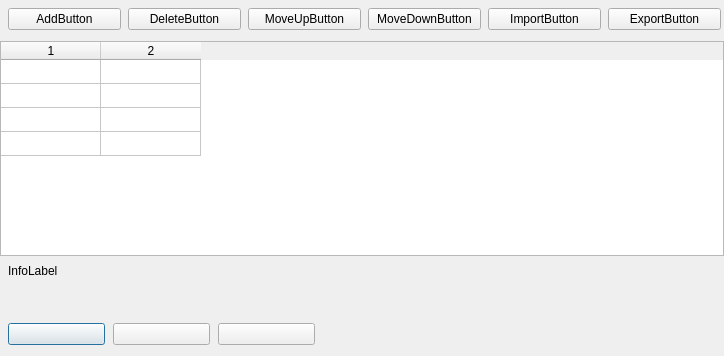
<?xml version="1.0" encoding="UTF-8"?>
<ui version="4.0">
  <class>LinkFileEditForm</class>
  <widget class="QDialog" name="LinkFileEditForm">
    <property name="geometry"><rect><x>0</x><y>0</y><width>724</width><height>356</height></rect></property>
    <property name="windowTitle"><string>LinkFileEditForm</string></property>
    <property name="vclPosition" stdset="0"><string notr="true">poOwnerFormCenter</string></property>
    <property name="vclBorderIcons" stdset="0"><string notr="true">biSystemMenu,biMaximize</string></property>
    <property name="vclKeyPreview" stdset="0"><bool>true</bool></property>
    <property name="vclMinWidth" stdset="0"><number>740</number></property>
    <property name="vclMinHeight" stdset="0"><number>250</number></property>
    <property name="vclDesignWidth" stdset="0"><number>724</number></property>
    <property name="vclDesignHeight" stdset="0"><number>356</number></property>
    <widget class="QTableWidget" name="Tab">
      <property name="geometry"><rect><x>0</x><y>41</y><width>724</width><height>215</height></rect></property>
      <property name="vclAlign" stdset="0"><string notr="true">alClient</string></property>
      <property name="columnCount"><number>2</number></property>
      <property name="rowCount"><number>4</number></property>
      <property name="vclFixedCols" stdset="0"><number>0</number></property>
      <property name="vclFixedRows" stdset="0"><number>1</number></property>
      <attribute name="verticalHeaderVisible"><bool>false</bool></attribute>
      <attribute name="verticalHeaderDefaultSectionSize"><number>24</number></attribute>
    </widget>
    <widget class="QFrame" name="TopPanel">
      <property name="geometry"><rect><x>0</x><y>0</y><width>724</width><height>41</height></rect></property>
      <property name="vclAlign" stdset="0"><string notr="true">alTop</string></property>
      <property name="frameShape"><enum>QFrame::NoFrame</enum></property>
      <property name="frameShadow"><enum>QFrame::Plain</enum></property>
      <property name="vclClass" stdset="0"><string notr="true">TPanel</string></property>
      <layout class="QGridLayout" name="TopPanel_Layout" columnstretch="0,0,0,0,0,0,1">
        <property name="leftMargin"><number>8</number></property>
        <property name="topMargin"><number>8</number></property>
        <property name="rightMargin"><number>4</number></property>
        <property name="bottomMargin"><number>8</number></property>
        <property name="horizontalSpacing"><number>8</number></property>
        <property name="verticalSpacing"><number>4</number></property>
        <item row="0" column="0" alignment="Qt::AlignLeft">
          <widget class="QPushButton" name="AddButton">
            <property name="text"><string>AddButton</string></property>
            <property name="icon"><iconset resource="../../resources/dfend.qrc"><normaloff>:/glyphs/7bc99400adfc8024.png</normaloff></iconset></property>
            <property name="autoDefault"><bool>false</bool></property>
            <property name="vclOnClick" stdset="0"><string notr="true">ButtonWork</string></property>
            <property name="minimumSize"><size><width>113</width><height>0</height></size></property>
          </widget>
        </item>
        <item row="0" column="1" alignment="Qt::AlignLeft">
          <widget class="QPushButton" name="DeleteButton">
            <property name="tag" stdset="0"><number>1</number></property>
            <property name="text"><string>DeleteButton</string></property>
            <property name="icon"><iconset resource="../../resources/dfend.qrc"><normaloff>:/glyphs/86ad06b420cc830c.png</normaloff></iconset></property>
            <property name="autoDefault"><bool>false</bool></property>
            <property name="vclOnClick" stdset="0"><string notr="true">ButtonWork</string></property>
            <property name="minimumSize"><size><width>113</width><height>0</height></size></property>
          </widget>
        </item>
        <item row="0" column="2" alignment="Qt::AlignLeft">
          <widget class="QPushButton" name="MoveUpButton">
            <property name="tag" stdset="0"><number>2</number></property>
            <property name="text"><string>MoveUpButton</string></property>
            <property name="icon"><iconset resource="../../resources/dfend.qrc"><normaloff>:/glyphs/0ae3fe79a233a82b.png</normaloff></iconset></property>
            <property name="autoDefault"><bool>false</bool></property>
            <property name="vclOnClick" stdset="0"><string notr="true">ButtonWork</string></property>
            <property name="minimumSize"><size><width>113</width><height>0</height></size></property>
          </widget>
        </item>
        <item row="0" column="3" alignment="Qt::AlignLeft">
          <widget class="QPushButton" name="MoveDownButton">
            <property name="tag" stdset="0"><number>3</number></property>
            <property name="text"><string>MoveDownButton</string></property>
            <property name="icon"><iconset resource="../../resources/dfend.qrc"><normaloff>:/glyphs/1caf3e36d49c7929.png</normaloff></iconset></property>
            <property name="autoDefault"><bool>false</bool></property>
            <property name="vclOnClick" stdset="0"><string notr="true">ButtonWork</string></property>
            <property name="minimumSize"><size><width>113</width><height>0</height></size></property>
          </widget>
        </item>
        <item row="0" column="4" alignment="Qt::AlignLeft">
          <widget class="QPushButton" name="ImportButton">
            <property name="tag" stdset="0"><number>4</number></property>
            <property name="text"><string>ImportButton</string></property>
            <property name="icon"><iconset resource="../../resources/dfend.qrc"><normaloff>:/glyphs/22757710f9f65b9c.png</normaloff></iconset></property>
            <property name="autoDefault"><bool>false</bool></property>
            <property name="vclOnClick" stdset="0"><string notr="true">ButtonWork</string></property>
            <property name="minimumSize"><size><width>113</width><height>0</height></size></property>
          </widget>
        </item>
        <item row="0" column="5" alignment="Qt::AlignLeft">
          <widget class="QPushButton" name="ExportButton">
            <property name="tag" stdset="0"><number>5</number></property>
            <property name="text"><string>ExportButton</string></property>
            <property name="icon"><iconset resource="../../resources/dfend.qrc"><normaloff>:/glyphs/8e942893982b8939.png</normaloff></iconset></property>
            <property name="autoDefault"><bool>false</bool></property>
            <property name="vclOnClick" stdset="0"><string notr="true">ButtonWork</string></property>
            <property name="minimumSize"><size><width>113</width><height>0</height></size></property>
          </widget>
        </item>
        <item row="0" column="6">
          <spacer name="TopPanel_Layout_HFill">
            <property name="orientation"><enum>Qt::Horizontal</enum></property>
            <property name="sizeHint" stdset="0"><size><width>0</width><height>0</height></size></property>
          </spacer>
        </item>
        <item row="1" column="0">
          <spacer name="TopPanel_VFill">
            <property name="orientation"><enum>Qt::Vertical</enum></property>
            <property name="sizeHint" stdset="0"><size><width>0</width><height>0</height></size></property>
          </spacer>
        </item>
      </layout>
    </widget>
    <widget class="QFrame" name="BottomPanel">
      <property name="geometry"><rect><x>0</x><y>315</y><width>724</width><height>41</height></rect></property>
      <property name="vclAlign" stdset="0"><string notr="true">alBottom</string></property>
      <property name="frameShape"><enum>QFrame::NoFrame</enum></property>
      <property name="frameShadow"><enum>QFrame::Plain</enum></property>
      <property name="vclClass" stdset="0"><string notr="true">TPanel</string></property>
      <layout class="QGridLayout" name="BottomPanel_Layout" columnstretch="0,0,0,1">
        <property name="leftMargin"><number>8</number></property>
        <property name="topMargin"><number>8</number></property>
        <property name="rightMargin"><number>4</number></property>
        <property name="bottomMargin"><number>8</number></property>
        <property name="horizontalSpacing"><number>8</number></property>
        <property name="verticalSpacing"><number>4</number></property>
        <item row="0" column="0" alignment="Qt::AlignLeft">
          <widget class="QPushButton" name="OKButton">
            <property name="text"><string /></property>
            <property name="autoDefault"><bool>false</bool></property>
            <property name="vclKind" stdset="0"><string notr="true">bkOK</string></property>
            <property name="default"><bool>true</bool></property>
            <property name="vclModalResult" stdset="0"><string notr="true">mrOk</string></property>
            <property name="vclOnClick" stdset="0"><string notr="true">OKButtonClick</string></property>
            <property name="minimumSize"><size><width>97</width><height>0</height></size></property>
          </widget>
        </item>
        <item row="0" column="1" alignment="Qt::AlignLeft">
          <widget class="QPushButton" name="CancelButton">
            <property name="text"><string /></property>
            <property name="autoDefault"><bool>false</bool></property>
            <property name="vclKind" stdset="0"><string notr="true">bkCancel</string></property>
            <property name="vclCancel" stdset="0"><bool>true</bool></property>
            <property name="vclModalResult" stdset="0"><string notr="true">mrCancel</string></property>
            <property name="minimumSize"><size><width>97</width><height>0</height></size></property>
          </widget>
        </item>
        <item row="0" column="2" alignment="Qt::AlignLeft">
          <widget class="QPushButton" name="HelpButton">
            <property name="text"><string /></property>
            <property name="autoDefault"><bool>false</bool></property>
            <property name="vclKind" stdset="0"><string notr="true">bkHelp</string></property>
            <property name="vclOnClick" stdset="0"><string notr="true">HelpButtonClick</string></property>
            <property name="minimumSize"><size><width>97</width><height>0</height></size></property>
          </widget>
        </item>
        <item row="0" column="3">
          <spacer name="BottomPanel_Layout_HFill">
            <property name="orientation"><enum>Qt::Horizontal</enum></property>
            <property name="sizeHint" stdset="0"><size><width>0</width><height>0</height></size></property>
          </spacer>
        </item>
        <item row="1" column="0">
          <spacer name="BottomPanel_VFill">
            <property name="orientation"><enum>Qt::Vertical</enum></property>
            <property name="sizeHint" stdset="0"><size><width>0</width><height>0</height></size></property>
          </spacer>
        </item>
      </layout>
    </widget>
    <widget class="QFrame" name="InfoPanel">
      <property name="geometry"><rect><x>0</x><y>256</y><width>724</width><height>59</height></rect></property>
      <property name="vclAlign" stdset="0"><string notr="true">alBottom</string></property>
      <property name="frameShape"><enum>QFrame::NoFrame</enum></property>
      <property name="frameShadow"><enum>QFrame::Plain</enum></property>
      <property name="vclClass" stdset="0"><string notr="true">TPanel</string></property>
      <layout class="QGridLayout" name="InfoPanel_Layout" columnstretch="0,1" rowstretch="1">
        <property name="leftMargin"><number>8</number></property>
        <property name="topMargin"><number>8</number></property>
        <property name="rightMargin"><number>8</number></property>
        <property name="bottomMargin"><number>8</number></property>
        <property name="horizontalSpacing"><number>8</number></property>
        <property name="verticalSpacing"><number>4</number></property>
        <item row="0" column="0" colspan="2">
          <widget class="QLabel" name="InfoLabel">
            <property name="text"><string>InfoLabel</string></property>
            <property name="textFormat"><enum>Qt::PlainText</enum></property>
            <property name="wordWrap"><bool>true</bool></property>
            <property name="alignment"><set>Qt::AlignLeft|Qt::AlignTop</set></property>
          </widget>
        </item>
        <item row="0" column="1">
          <spacer name="InfoPanel_Layout_HFill">
            <property name="orientation"><enum>Qt::Horizontal</enum></property>
            <property name="sizeHint" stdset="0"><size><width>0</width><height>0</height></size></property>
          </spacer>
        </item>
      </layout>
    </widget>
  </widget>
  <tabstops>
    <tabstop>Tab</tabstop>
    <tabstop>AddButton</tabstop>
    <tabstop>DeleteButton</tabstop>
    <tabstop>MoveUpButton</tabstop>
    <tabstop>MoveDownButton</tabstop>
    <tabstop>ImportButton</tabstop>
    <tabstop>ExportButton</tabstop>
    <tabstop>OKButton</tabstop>
    <tabstop>CancelButton</tabstop>
    <tabstop>HelpButton</tabstop>
  </tabstops>
  <resources>
    <include location="../../resources/dfend.qrc" />
  </resources>
  <connections />
</ui>
